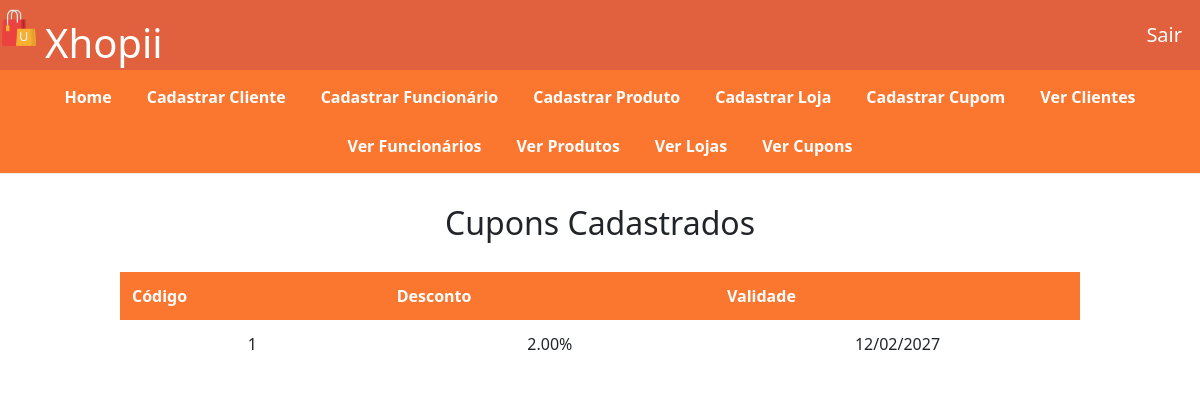
The page /view/visu_cupom.php on the database as committed earlier.
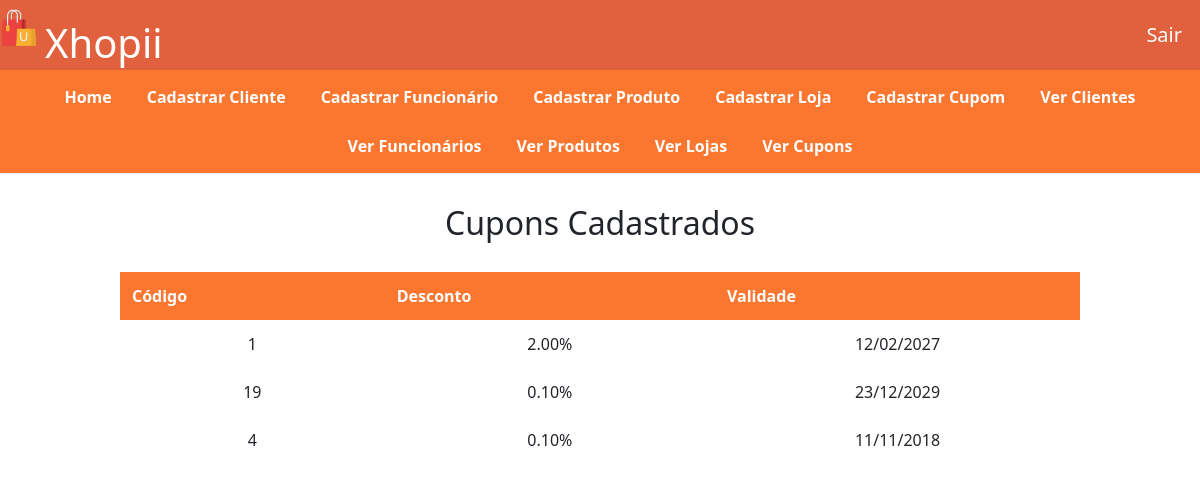
The same page on the database as committed later.
### tables this page shows
CREATE TABLE `cupom` (
  `id` int(11) NOT NULL,
  `codigo` varchar(50) NOT NULL,
  `desconto` decimal(10,2) NOT NULL,
  `validade` date NOT NULL
);

### model/BancoDeDados.php (called while the page is built, shortened)
<?php
class BancoDeDados{
    private $host;
    private $login;
    private $senha;
    private $dataBase;
    public function __construct($Host, $Login, $Senha, $DataBase){
        $this->host = $Host;
        $this->login = $Login;
        $this->senha = $Senha;
        $this->dataBase = $DataBase;
    }
    public function conectarBD(){
        $conexao = mysqli_connect($this->host,$this->login,$this->senha,$this->dataBase);
        mysqli_set_charset($conexao, "utf8mb4");
        return($conexao);
    }
    public function retornarCupons(){
    $conexao = $this->conectarBD();
    $consulta = "SELECT * FROM cupom";
    return mysqli_query($conexao, $consulta);
    }
    }
    ?>

### controller/Controlador.php (called while the page is built, shortened)
<?php
require_once __DIR__ . "/../model/BancoDeDados.php";
class Controlador {
    private $bancoDeDados;
    function __construct() {
        $this->bancoDeDados = new BancoDeDados("localhost", "root", "", "xhopii");
    }
    public function retornarCupons(){
        return $this->bancoDeDados->retornarCupons();
    }
}
?>

### view/visu_cupom.php (the view, shortened to what this page needs)
<?php
require_once "../controller/Controlador.php";
$controlador = new Controlador();
$listaCupons = $controlador->retornarCupons();
?>
<!DOCTYPE html>
<html lang="pt-BR">
<head>
    <link rel="stylesheet" href="../css/visu_cupom.css">
    <link rel="stylesheet" href="https://cdn.jsdelivr.net/npm/bootstrap@5.3.0/dist/css/bootstrap.min.css">
</head>
<body>
<header>
        <section class="cabecalho-xhopii">
            <section class="cabecalho-xhopii-logo">
                <img src="../img/logo.png">
                <h1>Xhopii</h1>
            </section>
            <section class="cabecalho-xhopii-sair">
                <a href="login.php">Sair</a>
            </section>
        </section>
        <section class="cabecalho-menu">
           <nav>
    <a href="home.php">Home</a>
    <a href="cad_cliente.php">Cadastrar Cliente</a>
    <a href="cad_funcionario.php">Cadastrar Funcionário</a>
    <a href="cadastrar_produto.php">Cadastrar Produto</a>
    <a href="cad_loja.php">Cadastrar Loja</a>
    <a href="cad_cupom.php">Cadastrar Cupom</a>
    <a href="visu_clientes.php">Ver Clientes</a>
    <a href="visu_funcionarios.php">Ver Funcionários</a>
    <a href="visu_produtos.php">Ver Produtos</a>
    <a href="visu_lojas.php">Ver Lojas</a>
    <a href="visu_cupons.php">Ver Cupons</a>
           </nav>
        </section>
    </header>
<main>
    <section class="titulo">
        <h2>Cupons Cadastrados</h2>
    </section>
    <section class="tabela-container">
        <table>
            <tr>
                <th>Código</th>
                <th>Desconto</th>
                <th>Validade</th>
            </tr>
            <?php
            while($cupom = mysqli_fetch_assoc($listaCupons)){
            ?>
            <tr>
                <td><?php echo $cupom['codigo']; ?></td>
                <td><?php echo $cupom['desconto']; ?>%</td>
                <td><?php echo date("d/m/Y", strtotime($cupom['validade'])); ?></td>
            </tr>
            <?php
            }
            ?>
        </table>
    </section>
</main>
</body>
</html>

### css/visu_cupom.css (style rules this page uses)
body { margin: 0; font-family: Calibri, 'Trebuchet MS', sans-serif; }
header { background-color: #fff; display: flex; flex-direction: column; justify-content: space-between; align-items: center; border-bottom: 1px solid #eee; }
header .cabecalho-xhopii { width: 100%; height: 70px; background-color: rgb(225, 96, 61); display: flex; justify-content: space-between; }
header .cabecalho-xhopii .cabecalho-xhopii-logo { width: 20%; height: 70px; display: flex; flex-direction: row; align-items: center; justify-content: flex-start; }
header .cabecalho-xhopii .cabecalho-xhopii-logo img { width: 38px; height: 42px; margin-bottom: 14px; }
header .cabecalho-xhopii .cabecalho-xhopii-logo h1 { color: rgb(255, 255, 255); font-size: 40px; margin-left: 7px; margin-top: 24px; }
header .cabecalho-xhopii .cabecalho-xhopii-sair { width: 20%; height: 70px; display: flex; flex-direction: row; align-items: center; justify-content: flex-end; }
header .cabecalho-xhopii .cabecalho-xhopii-sair a { text-decoration: none; font-size: 20px; color: #fff; margin-right: 18px; }
header .cabecalho-menu { background: #FB7730; padding: 10px; }
header .cabecalho-menu nav { display: flex; flex-wrap: wrap; justify-content: center; gap: 15px; }
header .cabecalho-menu nav a { color: white; text-decoration: none; font-weight: bold; padding: 5px 10px; }
.titulo { text-align:center; margin-top:30px; }
.tabela-container { width:80%; margin:30px auto; }
table { width:100%; border-collapse:collapse; background:white; }
th { background:#FB7730; color:white; padding:12px; }
td { padding:12px; text-align:center; border-bottom:1px solid #ddd; }

Rows that differ between the two databases and show on the page:
added cupom: codigo "19", desconto "0.10", validade "23/12/2029"
added cupom: codigo "4", desconto "0.10", validade "11/11/2018"
